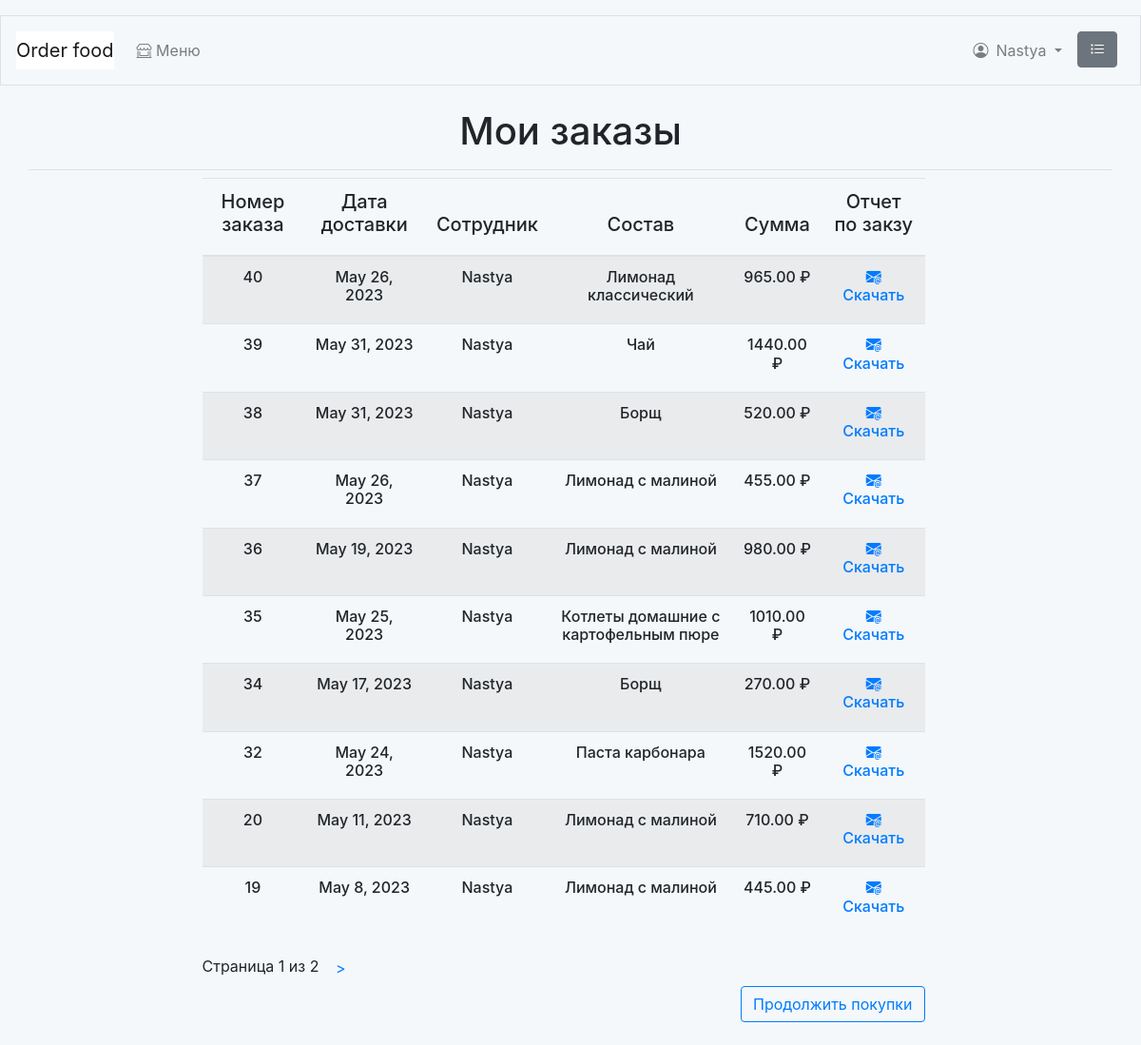
Screenshot of /orders/history/ (signed in) with the database file from the repository.
### orders/models.py (models this page shows, shortened)
class Order(models.Model):
    name = models.ForeignKey(User,
                             related_name='name_employee',
                             on_delete=models.CASCADE)
    date = models.DateField()
    created = models.DateTimeField(auto_now_add=True)
    updated = models.DateTimeField(auto_now=True)
    paid = models.BooleanField(default=False)
    class Meta:
        ordering = ['-created']
        indexes = [
            models.Index(fields=['created']),
        ]

### food_order/models.py (models this page shows, shortened)
class Dish(models.Model):
    category = models.ForeignKey(Category,
                                 related_name='dishes',
                                 on_delete=models.CASCADE,
                                 default=None)
    name = models.CharField(max_length=50)
    slug = models.SlugField(max_length=50,
                            unique=True)
    image = models.ImageField(upload_to='dishes/%Y/%m/%d',
                              blank=True)
    description = models.TextField(blank=True)
    composition = models.CharField(max_length=250)
    price = models.DecimalField(max_digits=10,
                                decimal_places=2)
    available = models.BooleanField(default=True)
    created = models.DateTimeField(auto_now_add=True)
    updated = models.DateTimeField(auto_now=True)
    class Meta:
        ordering = ['name']
        indexes = [
            models.Index(fields=['id', 'slug']),
            models.Index(fields=['name']),
            models.Index(fields=['-created']),
        ]

### orders/views.py (the view)
@login_required
def get_orders_history(request):
    client = list(User.objects.filter(id=request.user.id).values())
    orders_list = [order for order in list(Order.objects.all().values())
                   if order['name_id'] == client[0]['id']]
    orders_id = [id['id'] for id in orders_list]
    orders_item_sum = {}
    orders_item_dishes = {}
    for i in orders_id:
        orders_item_sum[i] = 0
        orders_item_dishes[i] = ''
    for item in list(OrderItem.objects.all().values()):
        for i in list(orders_item_sum.keys()):
            if item['order_id'] == i:
                orders_item_sum[i] += item['price'] * item['quantity']
                orders_item_dishes[i] = list(Dish.objects.filter(
                                        id=item['dish_id']))
    for order in orders_list:
        print(order)
        if int(order['id']) in list(orders_item_sum.keys()):
            order['price'] = orders_item_sum[int(order['id'])]
            for i in orders_item_dishes[int(order['id'])]:
                order['dishes'] = i.name
    paginator = Paginator(orders_list, 10)
    page_number = request.GET.get('page', 1)
    try:
        orders = paginator.page(page_number)
    except PageNotAnInteger:
        orders = paginator.page(1)
    except EmptyPage:
        orders = paginator.page(paginator.num_pages)
    return render(request,
                  'orders/order/history.html',
                  {'orders': orders})

### cart/cart.py (called while the page is built)
    def __len__(self):
        return sum(item['quantity'] for item in self.cart.values())

### cart/context_processors.py (called while the page is built)
def cart(request):
    return {'cart': Cart(request)}

### orders/templates/orders/order/history.html (shortened to what this page needs)
{% extends "food_order/base.html" %}
{% load static %}
{% block page_header %}
  <div class="text-center"><h1>Мои заказы</h1></div>
{% endblock %}
{% block content %}
  {% if orders %}
  <div class="row mr-auto">
    <div class="col-md-1 col-lg-2"></div>
    <div class=" col-12 col-sm-12 col-md-10 col-lg-8">
      <table class="table table-striped shoplist">
        <thead class="shopunit" >
          <tr>
            <th class="primary">
              <h5 class="text-center">Номер заказа</h5>
            </th>
            <th class="primary">
              <h5 class="text-center">Дата доставки</h5>
            </th>
            <th class="primary">
              <h5 class="text-center">Сотрудник</h5>
            </th>
            <th class="primary">
              <h5 class="text-center">Состав</h5>
            </th>
            <th class="primary">
              <h5 class="text-center">Сумма</h5>
            </th>
            <th class="primary">
              <h5 class="text-center">Отчет по закзу</h5>
            </th>
          </tr>
        </thead>
        <tbody>
          {% for order in orders %}
            <tr>
              <td>
                <h6 class="text-center">{{ order.id }}</h6>
              </td>
              <td>
                <h6 class="text-center">{{ order.date }}</h6>
              </td>
              <td>
                <h6 class="text-center">{{ user.username }}</h6>
              </td>
              <td>
                <h6 class="text-center">{{ order.dishes }}</h6>
              </td>
              <td>
                <h6 class="text-center">{{ order.price }} ₽</h6>
              </td>
              <td>
                <a href="{% url 'orders:order_pdf' order.id %}"><h6 class="text-center"><i class="bi bi-envelope-at-fill"></i> Скачать</h6></a>
              </td>
            </tr>
          {% endfor %}
        </tbody>
      </table>
      {% include "pagination.html" with page=orders %}
      <p class="text-right">
        <a  href="{% url 'food_order:dish_list' %}" class="btn btn-outline-primary">Продолжить покупки</a>
      </p>
    </div>
    <div class="col-md-1 col-lg-2"></div>
  </div>
  {% else %}
  <h4 class="mt-3 mb-3 text-center">
    Заказов еще не было
  </h4>
  {% endif %}
{% endblock %}

### food_order/templates/food_order/base.html (shortened to what this page needs)
<!doctype html>
<html lang="en">
  <head>
    <link rel="stylesheet" href="https://cdn.jsdelivr.net/npm/bootstrap@4.0.0/dist/css/bootstrap.min.css">
    <link rel="stylesheet" href="https://cdn.jsdelivr.net/npm/bootstrap-icons@1.10.5/font/bootstrap-icons.css">
    <link rel="stylesheet" href="/static/css/base.css">
  </head>
  <body>
      <nav class="navbar navbar-expand-md navbar-light mb-4 border">
        {% if user.is_authenticated %}
          <a class="navbar-brand" href="{% url 'food_order:dish_list'%}">
              Order food</a>
        {% else %}
          <a class="navbar-brand" href="{% url 'food_order:index'%}">
              Order food</a>
        {% endif %}
        <div class="collapse navbar-collapse ml-auto" id="navbarCollapse">
          <ul class="navbar-nav mr-auto">
            <li class="nav-item my-2">
              <a class="nav-link" href="{% url 'food_order:dish_list' %}">
                <i class="bi bi-shop-window"></i> Меню</a>
            </li>
          </ul>
          <ul class="navbar-nav ml-auto">
            {% if user.is_authenticated %}
              <li class="nav-item dropdown my-2">
                <a class="nav-link dropdown-toggle" href="#" role="button" data-toggle="dropdown" aria-haspopup="true" aria-expanded="false">
                  <i class="bi bi-person-circle mr-2 mt-2"></i>{{ user.username }}
                </a>
              </li>
            {% endif %}
            <li class="nav-item d-none d-md-block ml-auto">
              <a class="nav-link" href="{% url 'orders:orders_history' %}">
                <i class="bi bi-list-task btn btn-secondary mr-sm-2 mr-md-0 mt-md-0" href="{% url 'orders:orders_history' %}"></i>
              </a>
            </li>
          </ul>
        </div>
      </nav>
        <div class="container pb-2 mb-2 border-bottom">
            {% block page_header %}{% endblock page_header %}
        </div>
        <div class="container-fluid  mb-2 noborder" >
            {% block content %}{% endblock content %}
        </div>
  </body>
</html>

### food_order/static/css/base.css (style rules this page uses)
body { padding-top: 1em; background-color: #F5F8FA; }
.navbar-brand { background-color: #ffffff; }

### rows the page displays
Order: id "40", date "May 26, 2023", dishes "Лимонад классический", price "965.00"
Order: id "39", date "May 31, 2023", dishes "Чай", price "1440.00"
Order: id "38", date "May 31, 2023", dishes "Борщ", price "520.00"
Order: id "37", date "May 26, 2023", dishes "Лимонад с малиной", price "455.00"
Order: id "36", date "May 19, 2023", dishes "Лимонад с малиной", price "980.00"
Order: id "35", date "May 25, 2023", dishes "Котлеты домашние с картофельным пюре", price "1010.00"
Order: id "34", date "May 17, 2023", dishes "Борщ", price "270.00"
Order: id "32", date "May 24, 2023", dishes "Паста карбонара", price "1520.00"
Order: id "20", date "May 11, 2023", dishes "Лимонад с малиной", price "710.00"
Order: id "19", date "May 8, 2023", dishes "Лимонад с малиной", price "445.00"

### other values shown
{{ user.username }} "Nastya"
{{ page.number }} "1"
{{ page.paginator.num_pages }} "2"
